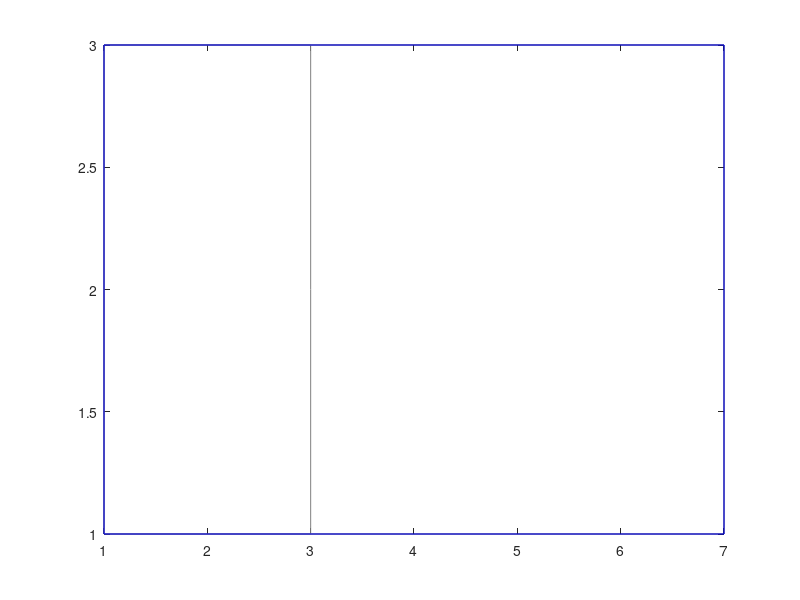

Reproduce this figure in MATLAB. (Note: this script raises an error after producing the figure.)
function test_shape_vem
    % Undeformed vertices
    V0= [ 
         1 3;
         2 3;
         3 3;
         3 2;
         3 1;
         2 1;
         1 1;
         1 2;
        ];
    
    % Deformed vertices
    % Diamond
    V1= [ 
         1 6;
         2 3;
         3 5;
         3 2;
         3 1.8;
         2 1;
         1 1;
         0 2;
        ];
    
%     theta = 45; % to rotate 90 counterclockwise
%     R = [cosd(theta) -sind(theta); sind(theta) cosd(theta)];
%     R = [1 0.25; 0.25 1];
%     V1 = V0 - [2 2]; % fix to origin
%     for i=1:size(V1,1)
%         V1(i,:) = (R*V1(i,:)')';
%     end
%     V1 = V1 + [2 2]; % translate back
%     
      V1= [1 3; 4 3; 7 3; 7 2; 7 1; 4 1; 1 1;1 2;]; % stretch x-axis
%     V1=circshift(V0,2);                   % rotate 90    
%     V1 = ((V0 - [2 2]) .* 1.3) + [2 2]    % scale
%     V1 = V0 + repmat([0.5 0.2], 8,1);     % translate
    

        
    % Edges
    E=[ 1 2;
        2 3;
        3 4;
        4 5;
        5 6;
        6 7;
        7 8;
        8 1 ];
    
    E1=[ 8 1 2;
    1 2 3;
    2 3 4;
    3 4 5;
    4 5 6;
    5 6 7;
    6 7 8;
    7 8 1 ];
%     E1=[ 8 1 2 3;
%     1 2 3 4;
%     2 3 4 5;
%     3 4 5 6;
%     4 5 6 7;
%     5 6 7 8;
%     6 7 8 1;
%     7 8 1 2];
%     E1=[ 7 8 1 2 3;
%     8 1 2 3 4;
%     1 2 3 4 5;
%     2 3 4 5 6;
%     3 4 5 6 7;
%     4 5 6 7 8;
%     5 6 7 8 1;
%     6 7 8 1 2];
%     E1=[1 2 3 4;
%         2 3 4 5;
%         3 4 5 6;
%         7 8 1 2;
%         8 1 2 3;]
%     E1=E;

    % Plotting surface
    figure(1)
    clf;

    plot([V0(E(:,1),1)'; V0(E(:,2),1)'], [V0(E(:,1),2)'; V0(E(:,2),2)'],'Color',[0.5 0.5 0.5]);
    hold on;
    plot([V1(E(:,1),1)'; V1(E(:,2),1)'], [V1(E(:,1),2)'; V1(E(:,2),2)'],'Color','b');
    hold on;
    
    V=V0;
    
    X_com = mean(V0,1)';    % undeformed center of mass
    x_com = mean(V1,1)';    % deformed center of mass
    
    x = 1:0.1:3;
    y = 1:0.1:3;
    [X,Y] = meshgrid(x,y);
    X=[X(:) Y(:)];

    k=5;
    k=2;
    P = zeros(size(E1,1),2,k);
    % Computing shape matching matrix for each shape (edge in this case)
    for i =1:size(E1,1)
        q = V0(E1(i,:),:)' - X_com;
        
        
        q_ = zeros(5, size(q,2));
        q_(1:2,:) = q;
        q_(3,:) = q(1,:).^2;
        q_(4,:) = q(2,:).^2;
        q_(5,:) = q(1,:).*q(2,:);
%         q=q_;
        
        [SU, S, SV] = svd(q*q');
        S = diag(S);
        S = 1./ max(S, 1e-4);
        Aqq = SV * diag(S) * SU';
        
        
        p = V1(E1(i,:),:)' - x_com;
        P(i,:,:) = (p*q') * Aqq;
%         P(i,:,:) = p * q' / (q * q');
    end
   
    % Compute weighting coefficients
    a = zeros(size(X,1), size(E,1));
    options = optimoptions('lsqlin','Display', 'off');

    for i = 1:size(X,1)
        C = V';
        d = X(i,:)';
        
        % All weights non-negative
        A = -eye(size(V,1));
        b = zeros(size(V,1),1);
        
        % Weights sum to one.
        Aeq = ones(1,size(E,1));
        beq = 1;
        a(i,:) = lsqlin(C,d,A,b,Aeq,beq,[],[],[],options);
    end
    
    % Compute deformed positions from 
    for i=1:size(X,1)
        x = [0 0];
        x2 = [0 0];
        
        for j=1:size(E1,1)
            x = x + a(i,j) * V1(j,:);
            
            q = X(i,:)' - X_com;
            q_ = zeros(5, size(q,2));
            q_(1:2,:) = q;
            q_(3,:) = q(1,:).^2;
            q_(4,:) = q(2,:).^2;
            q_(5,:) = q(1,:).*q(2,:);
%             q=q_;
        
            g = squeeze(P(j,:,:)) * q + x_com;
            x2 = x2 + a(i,j) * g';
        end
%         plot(x(1),x(2),'.','Color','r','MarkerSize',15);
        plot(x2(1),x2(2),'.','Color','m','MarkerSize',15);
        hold on
    end

    plot(X_com(1), X_com(2),'x','MarkerSize',10,'Color','r');
    xlim([0 8]);
%     ylim([0 4]);
    axis equal

end